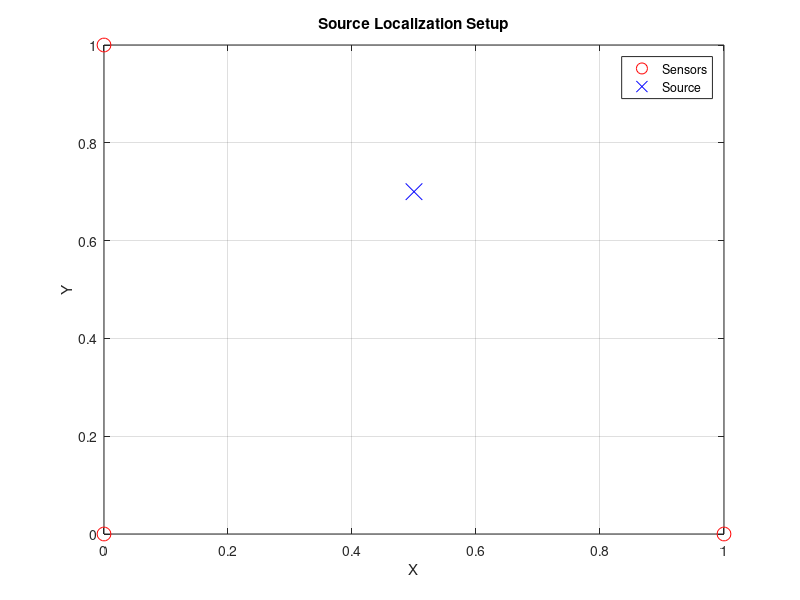

The MATLAB script that drew this image:
clc; clear; close all;

% =========================
% Sensor positions (x, y)
% =========================
sensors = [0 0;
           1 0;
           0 1];

% =========================
% True source position
% =========================
source = [0.5 0.7];

% =========================
% Speed of sound (m/s)
% =========================
c = 343;

% =========================
% Compute distances
% =========================
distances = sqrt(sum((sensors - source).^2, 2));

% =========================
% Time of Arrival (TOA)
% =========================
toa = distances / c;

disp('Time of Arrival (seconds):');
disp(toa);

% =========================
% Visualization
% =========================
figure;
plot(sensors(:,1), sensors(:,2), 'ro', 'MarkerSize', 10);
hold on;
plot(source(1), source(2), 'bx', 'MarkerSize', 12);

legend('Sensors', 'Source');
grid on;
title('Source Localization Setup');
xlabel('X');
ylabel('Y');
